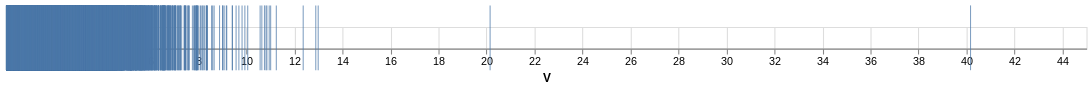

Notebook code for this chart:
### Markdown cell above
In the following code lines, we define the parameters of a visualization representing the distribution according to one variable.

We specify a type of [mark](https://altair-viz.github.io/user_guide/marks/index.html), which define which kind of graphic object will be used for our visualization's symbols.

We specify an [encoding](https://altair-viz.github.io/user_guide/encodings/index.html), which define which symbols' visual channel will be used to represent the information, and how it will be represented. When defining an encoding, we must specify what information or constant value that encoding represents. This can be a dataset attribute, a constant graphical value, a specific value linked to the dataset. For each attribute variable defined in the encoding, we specify the type of variable being represented. There are 5 types: quantitative, ordinal, nominal (categorical), temporal, and GeoJSON for geographic data in GeoJSON format.
Depending on the type selected to describe the attribute, the chosen visual variable will be used differently to encode the information; for example, the color scale applied will differ depending on whether an attribute is specified as categorical or ordinal.

### Code cell
altair.Chart(df_2015).mark_tick(size=60).encode(
    altair.X('V', type='quantitative')
).properties(
    width=1000
)

### Figure 1 — Vega specification as saved in the notebook (floating-point values rounded to 4 significant figures; data arrays with more than 128 entries replaced by an {"elided": "..."} marker saying what was removed)
{"$schema": "https://vega.github.io/schema/vega/v6.json", "data": [{"name": "source_0", "values": {"elided": "72070 records"}}, {"name": "source_0_x_domain_V", "values": [{"min": 0.0, "max": 40.17}]}], "marks": [{"type": "rect", "name": "marks", "from": {"data": "source_0"}, "encode": {"update": {"xc": {"field": "V", "scale": "x"}, "width": {"value": 1}, "fill": {"value": "#4c78a8"}, "opacity": {"value": 0.7}, "yc": {"signal": "height", "mult": 0.5}, "height": {"value": 60}}}, "style": ["tick"]}], "scales": [{"name": "x", "type": "linear", "domain": [{"signal": "(data(\"source_0_x_domain_V\")[0] || {}).min"}, {"signal": "(data(\"source_0_x_domain_V\")[0] || {}).max"}], "range": [0, {"signal": "width"}], "zero": true, "nice": true}], "axes": [{"scale": "x", "orient": "bottom", "minExtent": 0, "grid": true, "ticks": false, "labels": false, "maxExtent": 0, "zindex": 0, "domain": false, "tickCount": {"signal": "ceil(width/40)"}, "aria": false}, {"scale": "x", "labelOverlap": true, "zindex": 0, "orient": "bottom", "grid": false, "labelFlush": true, "title": "V", "tickCount": {"signal": "ceil(width/40)"}}], "height": 20, "style": "cell", "padding": 5, "background": "white", "width": 1000}
